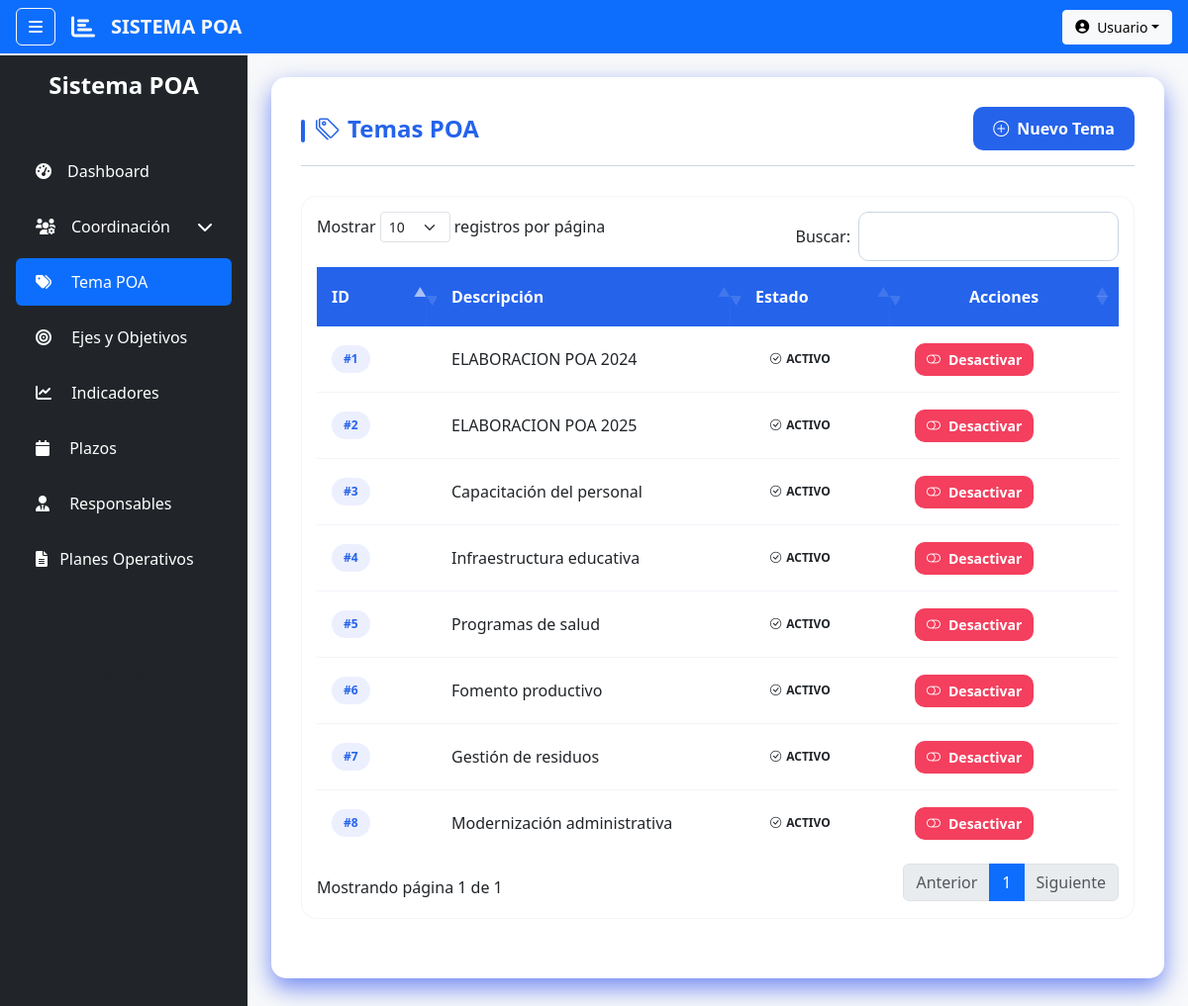
Page /index.php?action=temas_poa (signed in) on the committed database.
### tables this page shows
CREATE TABLE `temas_poa` (
  `id_tema` int(11) NOT NULL,
  `descripcion` text NOT NULL,
  `estado` enum('ACTIVO','INACTIVO') DEFAULT 'ACTIVO',
  `orden_tema` int(11) DEFAULT NULL COMMENT 'Orden de temas'
);

### controllers/TemaPoaController.php (called while the page is built, shortened)
<?php
require_once 'models/TemaPoa.php';
class TemaPoaController {
    public function index() {
        $temas = TemaPoa::getAll();
        require_once 'views/layout/header.php';
        require_once 'views/temas_poa/index.php';
        require_once 'views/layout/footer.php';
    }
}

### models/TemaPoa.php (called while the page is built, shortened)
<?php
class TemaPoa {
    public static function getAll() {
        $db = Database::connect();
        $sql = "SELECT * FROM temas_poa ORDER BY id_tema DESC";
        return $db->query($sql)->fetchAll(PDO::FETCH_ASSOC);
    }
}

### views/temas_poa/index.php (the view, shortened to what this page needs)
<!DOCTYPE html>
<html lang="es">
<head>
    <link href="https://cdn.jsdelivr.net/npm/bootstrap@5.3.0-alpha1/dist/css/bootstrap.min.css" rel="stylesheet">
    <link rel="stylesheet" href="https://cdn.jsdelivr.net/npm/bootstrap-icons@1.10.3/font/bootstrap-icons.css">
    <link rel="stylesheet" href="public/css/temas_poa.css">
</head>
<body>
    <div class="container-fluid">
        <div class="page-header">
            <h4><i class="bi bi-tags me-2"></i>Temas POA</h4>
            <button class="btn btn-primary btn-modern" data-bs-toggle="modal" data-bs-target="#modalTema">
                <i class="bi bi-plus-circle"></i> Nuevo Tema
            </button>
        </div>
        <div class="table-container">
            <table class="table table-hover">
                <thead class="table-primary">
                    <tr>
                        <th width="80">ID</th>
                        <th>Descripción</th>
                        <th width="120">Estado</th>
                        <th width="180" class="text-center">Acciones</th>
                    </tr>
                </thead>
                <tbody>
                    <?php foreach ($temas as $i => $t): ?>
                    <tr style="--i: <?= $i ?>;">
                        <td data-label="ID">
                            <span class="id-badge">#<?= $t['id_tema'] ?></span>
                        </td>
                        <td data-label="Descripción" class="descripcion-cell">
                            <?= htmlspecialchars($t['descripcion']) ?>
                        </td>
                        <td data-label="Estado">
                            <span class="status-badge status-<?= strtolower($t['estado']) ?>">
                                <i class="bi bi-<?= $t['estado']=='ACTIVO'?'check-circle':'x-circle' ?>"></i>
                                <?= $t['estado'] ?>
                            </span>
                        </td>
                        <td data-label="Acciones" class="actions-cell">
                            <div class="action-buttons">
                                <?php if ($t['estado'] == 'ACTIVO'): ?>
                                    <a href="index.php?action=estadoTema&id=<?= $t['id_tema'] ?>&estado=INACTIVO"
                                       class="btn btn-danger btn-sm btn-modern">
                                        <i class="bi bi-toggle-off"></i> Desactivar
                                    </a>
                                <?php endif; ?>
                            </div>
                        </td>
                    </tr>
                    <?php endforeach; ?>
                </tbody>
            </table>
        </div>
    </div>
</body>
</html>

### index.php (shortened to what this page needs)
<?php
$action = $_GET['action'] ?? 'login';
switch ($action) {
    case 'temas_poa':
        require_once 'controllers/TemaPoaController.php';
        (new TemaPoaController())->index();
        break;
}

### views/layout/header.php (shortened to what this page needs)
<!DOCTYPE html>
<html lang="es">
<head>
    <link href="https://cdn.jsdelivr.net/npm/bootstrap@5.3.0/dist/css/bootstrap.min.css" rel="stylesheet">
    <link rel="stylesheet" href="https://cdn.datatables.net/1.13.6/css/dataTables.bootstrap5.min.css">
    <link rel="stylesheet" href="https://cdnjs.cloudflare.com/ajax/libs/font-awesome/6.4.0/css/all.min.css">
    <link rel="stylesheet" href="public/css/styles.css">
    <link rel="stylesheet" href="https://cdn.jsdelivr.net/npm/sweetalert2@11/dist/sweetalert2.min.css">
</head>
<body>
    <div class="container-fluid p-0">
        <nav class="navbar navbar-dark bg-primary navbar-expand-lg py-2 px-3 shadow-sm">
            <div class="d-flex justify-content-between align-items-center w-100">
                <div class="d-flex align-items-center">
                    <button class="btn btn-outline-light me-3" onclick="toggleSidebar()">
                        <i class="fas fa-bars"></i>
                    </button>
                    <div class="d-flex align-items-center">
                        <i class="fas fa-chart-bar fa-xl text-light me-3"></i>
                        <span class="navbar-brand mb-0 h5 fw-bold text-light">SISTEMA POA</span>
                    </div>
                </div>
                <div class="d-flex align-items-center">
                    <div class="dropdown">
                        <button class="btn btn-light btn-sm dropdown-toggle d-flex align-items-center" type="button" id="dropdownUsuario" data-bs-toggle="dropdown">
                            <i class="fas fa-user-circle me-2"></i>
                            <?= htmlspecialchars($_SESSION['usuario']['nombre'] ?? 'Usuario') ?>
                        </button>
                    </div>
                </div>
            </div>
        </nav>
            <?php require_once 'views/layout/sidebar.php'; ?>
            <div class="flex-grow-1 main-content" style="background-color: #f8f9fa; min-height: calc(100vh - 56px);">
                <div class="p-4" >

### views/layout/sidebar.php (shortened to what this page needs)
<div class="sidebar bg-dark text-white vh-100" id="sidebar" style="width: 250px;">
    <div class="p-3">
        <div class="text-center mb-4">
            <h4 class="fw-bold mb-0">Sistema POA</h4>
            <small class="text-muted">Yavirac</small>
        </div>
        <ul class="nav flex-column">
            <li class="nav-item mb-2">
                <a class="nav-link text-white d-flex align-items-center <?= ($_GET['action'] ?? '') === 'dashboard' ? 'active bg-primary rounded' : '' ?>"
                    href="index.php?action=dashboard">
                    <i class="fas fa-tachometer-alt me-3"></i> Dashboard
                </a>
            </li>
            <li class="nav-item mb-2">
                <a class="nav-link text-white d-flex align-items-center collapsed" data-bs-toggle="collapse"
                    href="#collapseCoordinacion">
                    <i class="fas fa-users-cog me-3"></i> Coordinación
                    <i class="fas fa-chevron-down ms-auto"></i>
                </a>
            </li>
            <li class="nav-item mb-2">
                <a class="nav-link text-white <?= ($_GET['action'] ?? '') === 'temas_poa' ? 'active bg-primary rounded' : '' ?>"
                    href="index.php?action=temas_poa">
                    <i class="fas fa-tags me-3"></i> Tema POA
                </a>
            </li>
            <li class="nav-item mb-2">
                <a class="nav-link text-white <?= ($_GET['action'] ?? '') === 'ejes' ? 'active bg-primary rounded' : '' ?>"
                    href="index.php?action=ejes">
                    <i class="fas fa-bullseye me-3"></i> Ejes y Objetivos
                </a>
            </li>
            <li class="nav-item mb-2">
                <a class="nav-link text-white <?= ($_GET['action'] ?? '') === 'indicadores' ? 'active bg-primary rounded' : '' ?>"
                    href="index.php?action=indicadores">
                    <i class="fas fa-chart-line me-3"></i> Indicadores
                </a>
            </li>
            <li class="nav-item mb-2">
                <a class="nav-link text-white <?= ($_GET['action'] ?? '') === 'plazos' ? 'active bg-primary rounded' : '' ?>"
                    href="index.php?action=plazos">
                    <i class="fas fa-calendar me-3"></i> Plazos
                </a>
            </li>
            <li class="nav-item mb-2">
                <a class="nav-link text-white <?= ($_GET['action'] ?? '') === 'responsables' ? 'active bg-primary rounded' : '' ?>"
                    href="index.php?action=responsables">
                    <i class="fas fa-user-tie me-3"></i> Responsables
                </a>
            </li>
            <a class="nav-link text-white <?= ($_GET['action'] ?? '') == 'planes' ? 'bg-primary' : '' ?>"
                href="index.php?action=planes">
                <i class="fas fa-file-alt me-2"></i> Planes Operativos
            </a>
        </ul>
        <div class="mt-5 pt-5 text-center">
            <small class="text-muted">v1.0.0</small>
        </div>
    </div>
</div>

### views/layout/footer.php (shortened to what this page needs)
</div>
</div>
</div>
<link rel="stylesheet" href="https://cdnjs.cloudflare.com/ajax/libs/font-awesome/6.0.0/css/all.min.css">
</body>
</html>

### public/css/styles.css (style rules this page uses)
.sidebar { position: fixed !important; left: 0; top: 56px; width: 250px; height: calc(100vh - 56px); background: #1e3a8a; z-index: 1000; transition: transform 0.3s ease; overflow: hidden; display: flex; flex-direction: column; }
.sidebar > .p-3 { flex: 1; overflow-y: auto; padding-bottom: 20px; width: 100%; height: 100%; }
.sidebar a { color: #e5e7eb; padding: 12px 20px; display: block; text-decoration: none; }
.sidebar a:hover, .sidebar a.active { background: #2563eb; color: #fff; }
.main-content { margin-left: 250px !important; transition: margin-left 0.3s ease; min-height: calc(100vh - 56px); height: calc(100vh - 56px); background-color: #f8f9fa; overflow-y: auto; position: relative; }
body:not(.login-page) { overflow: hidden; height: 100vh; }
.sidebar .mt-5.pt-5.text-center { margin-top: auto; padding-top: 2rem !important; }

### public/css/temas_poa.css (style rules this page uses)
:root { --primary-color: #2563eb; --secondary-color: #2563eb; --accent-color: #2563eb; --light-color: #f8f9fa; --dark-color: #212529; --success-color: #4ade80; --danger-color: #f43f5e; --warning-color: #f59e0b; --info-color: #0ea5e9; --gray-light: #f1f5f9; --gray-medium: #cbd5e1; --border-radius: 15px; --box-shadow: 0 10px 25px #4362eebb; --box-shadow-hover: 0 15px 35px rgba(0, 0, 0, 0.2); --transition: all 0.3s ease; }
.container-fluid { padding: 30px; background-color: white; border-radius: var(--border-radius); box-shadow: var(--box-shadow); margin-bottom: 30px; }
.page-header { display: flex; justify-content: space-between; align-items: center; margin-bottom: 30px; padding-bottom: 15px; border-bottom: 1px solid var(--gray-medium); }
.page-header h4 { font-weight: 700; color: var(--secondary-color); font-size: 1.5rem; position: relative; padding-left: 15px; margin: 0; }
.page-header h4:before { content: ""; position: absolute; left: 0; top: 5px; height: 80%; width: 4px; background-color: var(--accent-color); border-radius: 4px; }
.btn-modern { border-radius: 10px; font-weight: 600; padding: 10px 20px; transition: var(--transition); display: inline-flex; align-items: center; gap: 8px; border: none; }
.btn-primary { background-color: var(--primary-color); border-color: var(--primary-color); }
.btn-danger { background-color: var(--danger-color); border-color: var(--danger-color); }
.btn-sm { padding: 6px 12px; font-size: 0.875rem; }
.table-container { border-radius: var(--border-radius); overflow: hidden; margin-bottom: 30px; padding: 15px; border: 1px solid var(--gray-light); }
.table { margin-bottom: 0; border-collapse: separate; border-spacing: 0; width: 100%; }
.table thead th { background-color: var(--primary-color); color: white; font-weight: 600; padding: 18px 15px; border: none; position: relative; }
.table thead th:not(:last-child):after { content: ""; position: absolute; right: 0; top: 20%; height: 60%; width: 1px; background-color: rgba(255, 255, 255, 0.2); }
.table tbody tr { transition: var(--transition); }
.table tbody td { padding: 16px 15px; border-bottom: 1px solid var(--gray-light); vertical-align: middle; }
.table tbody tr:last-child td { border-bottom: none; }
.id-badge { background-color: rgba(67, 97, 238, 0.1); color: var(--primary-color); font-weight: 600; padding: 5px 12px; border-radius: 20px; font-size: 0.75rem; display: inline-block; }
.status-badge { font-weight: 600; padding: 8px 15px; border-radius: 20px; font-size: 0.75rem; display: inline-flex; align-items: center; gap: 5px; border: none; }
.actions-cell { min-width: 180px; }
.action-buttons { display: flex; gap: 8px; flex-wrap: wrap; }
.table tbody tr { animation: fadeIn 0.5s ease forwards; animation-delay: calc(var(--i) * 0.05s); opacity: 0; }
.descripcion-cell { color: var(--dark-color); line-height: 1.5; }
.status-badge i { font-size: 0.7rem; }

### rows in the picture
temas_poa: $i 0 (drawn), id_tema "8", descripcion "Modernización administrativa", estado "ACTIVO"
temas_poa: $i 1 (drawn), id_tema "7", descripcion "Gestión de residuos", estado "ACTIVO"
temas_poa: $i 2 (drawn), id_tema "6", descripcion "Fomento productivo", estado "ACTIVO"
temas_poa: $i 3 (drawn), id_tema "5", descripcion "Programas de salud", estado "ACTIVO"
temas_poa: id_tema "4", descripcion "Infraestructura educativa", estado "ACTIVO"
temas_poa: $i 5 (drawn), id_tema "3", descripcion "Capacitación del personal", estado "ACTIVO"
temas_poa: $i 6 (drawn), id_tema "2", descripcion "ELABORACION POA 2025", estado "ACTIVO"
temas_poa: $i 7 (drawn), id_tema "1", descripcion "ELABORACION POA 2024", estado "ACTIVO"

### other values in the picture
$_SESSION['usuario']['nombre'] "Usuario"
